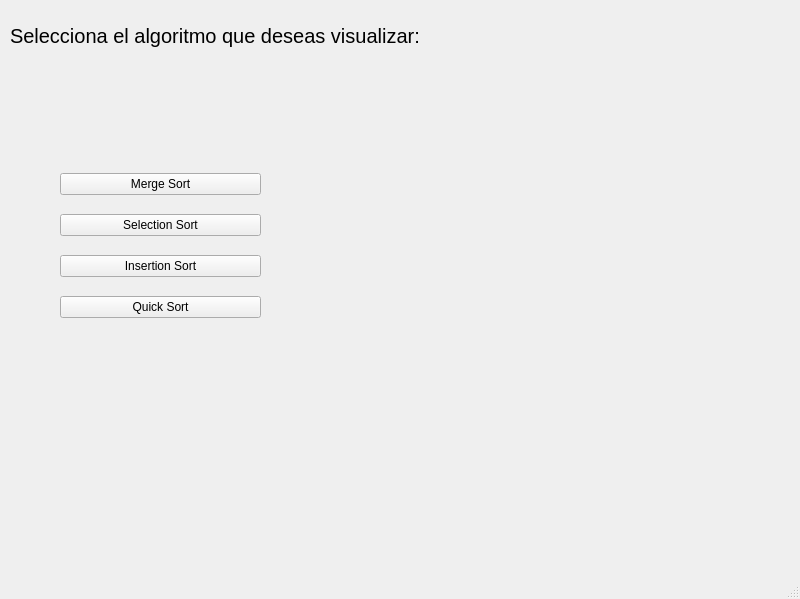
<?xml version="1.0" encoding="UTF-8"?>
<ui version="4.0">
 <class>MainWindow</class>
 <widget class="QMainWindow" name="MainWindow">
  <property name="geometry">
   <rect>
    <x>0</x>
    <y>0</y>
    <width>800</width>
    <height>599</height>
   </rect>
  </property>
  <property name="windowTitle">
   <string>MainWindow</string>
  </property>
  <widget class="QWidget" name="centralwidget">
   <widget class="QLabel" name="title">
    <property name="geometry">
     <rect>
      <x>10</x>
      <y>10</y>
      <width>561</width>
      <height>51</height>
     </rect>
    </property>
    <property name="font">
     <font>
      <pointsize>15</pointsize>
     </font>
    </property>
    <property name="text">
     <string>Selecciona el algoritmo que deseas visualizar:</string>
    </property>
   </widget>
   <widget class="QSplitter" name="splitter">
    <property name="geometry">
     <rect>
      <x>60</x>
      <y>160</y>
      <width>201</width>
      <height>171</height>
     </rect>
    </property>
    <property name="orientation">
     <enum>Qt::Vertical</enum>
    </property>
    <widget class="QWidget" name="">
     <layout class="QVBoxLayout" name="verticalLayout">
      <item>
       <widget class="QPushButton" name="merge_button">
        <property name="text">
         <string>Merge Sort</string>
        </property>
       </widget>
      </item>
      <item>
       <widget class="QPushButton" name="selection_button">
        <property name="text">
         <string>Selection Sort</string>
        </property>
       </widget>
      </item>
      <item>
       <widget class="QPushButton" name="insertion_button">
        <property name="text">
         <string>Insertion Sort</string>
        </property>
       </widget>
      </item>
      <item>
       <widget class="QPushButton" name="quick_button">
        <property name="text">
         <string>Quick Sort</string>
        </property>
       </widget>
      </item>
     </layout>
    </widget>
   </widget>
  </widget>
  <widget class="QMenuBar" name="menubar">
   <property name="geometry">
    <rect>
     <x>0</x>
     <y>0</y>
     <width>800</width>
     <height>26</height>
    </rect>
   </property>
  </widget>
  <widget class="QStatusBar" name="statusbar"/>
 </widget>
 <resources/>
 <connections/>
</ui>
